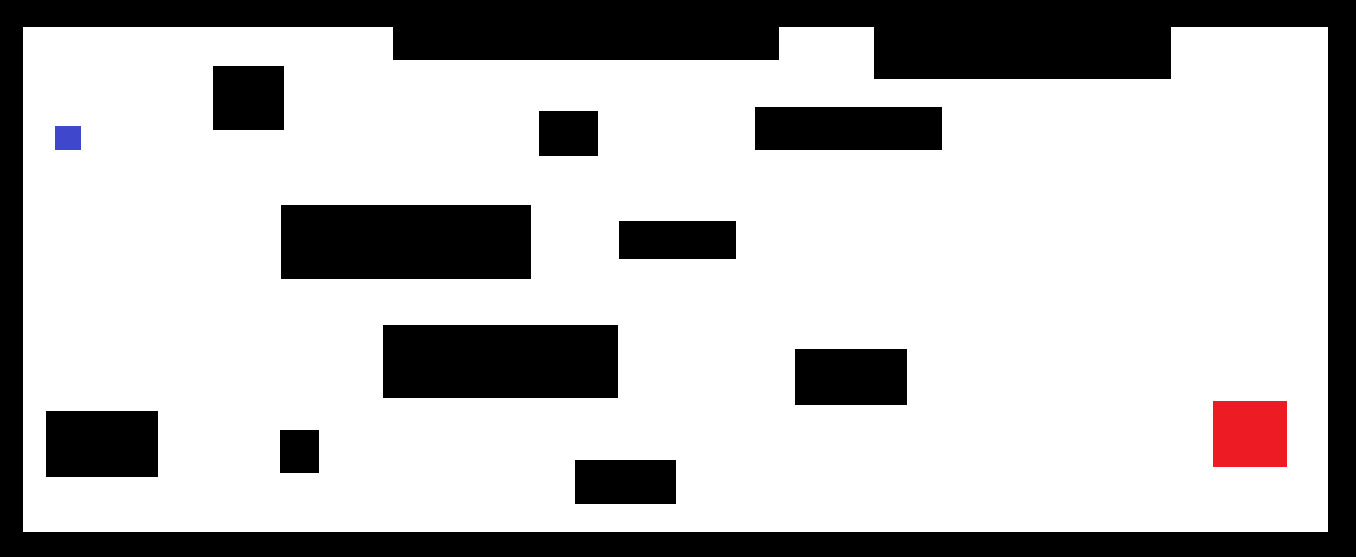
#> input picture obstaculos.png, 1356 x 557 px, given in place of 101, which was not available
$ python Captura_Video_2.py
#> lines starting #> are read from the running program, lines starting #| are printed output that depends on the picture; after the words box and inside, x2 and y2 are one past the last pixel; in counts of white or black regions, pixels touching at a corner belong together; pictures that were not available may be replaced by others from this repository, and a replacement may not be noted
import cv2
import numpy as np
import os
from matplotlib import pyplot as plt
import math
import time

#CONSTANTES DE INTERES
proporcion_x = 0.7535
proporcion_y = 0.4557
altura_camara = 3 #metros este parametro hay que verificar al momento de implementar
W_m = 2 * altura_camara * proporcion_x #metros
H_m = 2 * altura_camara * proporcion_y #metros
lado_robot = 0.2 #metros
W = 1280 #Corresponde a X cm
H = 720 #Corresponde a Y cm
num_div_x = int(W_m/lado_robot) # este numero debe ser igual a la proporcion entre la altura del frame y la altura del robot
num_div_y = int(H_m/lado_robot) # este numero debe ser igual a la proporcion entre la anchura del frame y la anchura del robot
nw = int(W/num_div_x) #pixeles => lado_robot [m]
nh = int(H/num_div_y) #pixeles => lado_robot [m]

last_time_render = 0

#MASCARA PARA DETECCION DE CUERPOS EN MOVIMINETO
detection = cv2.createBackgroundSubtractorMOG2(history=10000,varThreshold=12)

#limites de la meta
lower_green = np.array([40, 100, 100],np.uint8)# meta => verde
upper_green = np.array([100, 255, 255],np.uint8)
#Limites de la Caja
lower_yellow = np.array([20, 100, 100],np.uint8)#Caja => yellow
upper_yellow = np.array([30, 255, 255],np.uint8)
#Limite del robot
blueBajo = np.array([100,100,50],np.uint8)#robot => azul[100,100,50][140,255,100]
blueAlto = np.array([140,255,100],np.uint8)
#Limite de los obstaculos
obstBajo = np.array([160,150,0],np.uint8) # obstaculos => rojo
obstAlto = np.array([180,255,255],np.uint8)
obstBajo = np.array([0,127,75],np.uint8) # obstaculos => rojo
obstAlto = np.array([127,127,75],np.uint8)
lower_green = np.array([165,27,150],np.uint8) # obstaculos => rojo
upper_green = np.array([180,255,255],np.uint8)

#Enlace al servidor RTSP de la marca Dahua
PASS = "12345"#input("Ingrese la Contraseña Administador del dispositivo: ")
IP = "192.168.100.64"#input("Ingrese la direccion IP: ")
CH = "1"#input("Ingrese el numero del canal: ")
#URL = "rtsp://admin:"+PASS+"@"+IP+":554/cam/realmonitor?channel="+CH+"&subtype=0"
URL = "rtsp://admin:"+PASS+"@"+IP+":554/Streaming/Channels/"+CH+"01"
URL_Cam_IP = "rtsp://"+IP+":554/Streaming/Channels/"+CH+"01"
Capture = cv2.VideoCapture(URL)

def ajustar_brillo(img, brillo_rojo=0, brillo_verde=0, brillo_azul = 0, constraste=0):
    """
    Ajusta el brillo de la imagen.

    Parámetros:
    - img: La imagen original (en formato BGR).
    - brillo: El nivel de ajuste de brillo, un valor entre -100 a 100.

    Retorna:
    - La imagen con el brillo ajustado.
    """
    b, g, r = cv2.split(img)
    #cv2.imshow("b",b)
    b_brillo= b + brillo_azul
    g_brillo= g + brillo_verde
    r_brillo= r + brillo_rojo
    r_brillo= np.clip(r_brillo, 0, 255)
    img = cv2.merge((b_brillo.astype(np.uint8), g_brillo.astype(np.uint8), r_brillo.astype(np.uint8)))
    img = img * constraste
    img = np.clip(img, 0, 255)
    return img.astype(np.uint8)
# Ajuste del brillo inicial (modifica este valor según sea necesario)
nivel_rojo = 0
nivel_verde = 5
nivel_azul = 0
nivel_constraste = 1.1

def distancia_entre_coord(a,b):
  dist_min = math.sqrt(nw**2 + nh**2)/2.5
  distancia = math.sqrt((a[0]-b.clave[0])**2 + (a[1]-b.clave[1])**2)
  if distancia >= dist_min:
     distancia = math.sqrt((a[0]+ a[2]-b.clave[0])**2 + (a[1] -b.clave[1])**2)
     if distancia >= dist_min:
        distancia = math.sqrt((a[0]-b.clave[0])**2 + (a[1]+a[3] -b.clave[1])**2)
        if distancia >= dist_min:
          distancia = math.sqrt((a[0]+a[1] -b.clave[0])**2 + (a[1]+a[3] -b.clave[1])**2)
          if distancia >= dist_min:
            return True
  return False

class Nodo:
  def __init__(self,x,y):
    self.clave = (x,y)
    self.padre = None
    self.vecinos = []
    self.dist = 0
    self.color = "blanco"

class Grafo:
  def __init__(self):
    self.vertices = []

  def agregar_vertice(self,vertice):
    es_apto = True
    pass
    for k in elementos_obstaculos:
      if distancia_entre_coord(k,vertice):
        if vertice.clave[0] < (k[0] + k[2]) and (vertice.clave[0]) > k[0]:
          if vertice.clave[1] < (k[1] + k[3]) and (vertice.clave[1]) > k[1]:
            es_apto = False
      else:
        es_apto = False
    if es_apto == True:
      vertice.dist = math.sqrt((vertice.clave[0]-meta_mean_point[0])**2 + (vertice.clave[1]-meta_mean_point[1])**2)
      self.vertices.append(vertice)

  def agregar_aristas(self,a,b):
    a.vecinos.append(b)

  def buscar_vertice(self,x,y):
    for j in self.vertices:
      #print(x,y,j.clave[0],j.clave[1])
      if j.clave[0] == x and j.clave[1] == y:
        return j
    return False

  def mostrarGrafos(self):
    #img = 255*np.ones((H,W,3),dtype=np.uint8)
    for k in self.vertices:
      cv2.line(frame,(k.clave[0],k.clave[1]),(k.clave[0],k.clave[1]),(255, 0, 0), 10)

  def menor_trayecto(self,pos):
    actual_dist = pos.dist
    cont = 0
    min_tray = []
    min_tray.append(robot_cero_node)
    cv2.line(frame,(robot_cero_node.clave[0],robot_cero_node.clave[1]),(robot_cero_node.clave[0],robot_cero_node.clave[1]),(0, 0, 255), 10)
    time_lapse = time.time()
    while actual_dist > math.sqrt(nw**2+nh**2):
      if time.time() - time_lapse >= 0.5:
        return False
      min_dist_nodo = pos.vecinos[0]
      for k in pos.vecinos:
          if k.dist < min_dist_nodo.dist:
              min_dist_nodo = k
      min_tray.append(min_dist_nodo)
      pos = min_dist_nodo
      actual_dist = min_dist_nodo.dist
      cv2.line(frame,(min_dist_nodo.clave[0],min_dist_nodo.clave[1]),(min_dist_nodo.clave[0],min_dist_nodo.clave[1]),(0, 0, 255), 10)
    min_tray.append(meta_node)
    cv2.line(frame,(meta_node.clave[0],meta_node.clave[1]),(meta_node.clave[0],meta_node.clave[1]),(0, 0, 255), 10)
    #return min_tray

  def buscar_nodo_cercano(self,pos):
    min_dist_x = 5000
    min_dist_y = 5000
    x = 0
    for k in range(num_div_x):
      if min_dist_x > abs(pos[0] - (nw*(k+1))):
        min_dist_x = abs(pos[0] - (nw*(k+1)))
        x = nw*(k)
        #print(x)
    for k in range(num_div_y):
      if min_dist_y > abs(pos[1] - (nh*(k+1))):
        min_dist_y = abs(pos[1] - (nh*(k+1)))
        y = nh*(k+2)
        #print(y)
    return self.buscar_vertice(x,y)

while True:
    try:
        #Recuperamos los frames del video 1 a 1 en cada iteracion
        ret,frame = Capture.read()
#> frame is the input picture: shape (557, 1356, 3); mean B, G, R 186.2, 186, 187.3
        #frame = cv2.blur(frame, (5, 5))
        if ret == False:
            print("no se encontro frame")
        #print(frame.shape)

        #if time.time() - last_time_render >= 1:
        last_time_render = time.time()
        # Factor de escala
        scale_factor = 0.9  # Redimensiona al 50% del tamaño original

        # Obtener el nuevo tamaño
        new_width = int(frame.shape[1] * scale_factor)
#> new_width = 1220
        new_height = int(frame.shape[0] * scale_factor)
#> new_height = 501

        # Redimensionar la imagen
        frame = cv2.resize(frame, (new_width, new_height))
#> frame: shape (501, 1220, 3)

        frame = ajustar_brillo(frame,nivel_rojo,nivel_verde,nivel_azul,nivel_constraste)
#> in ajustar_brillo, `g_brillo= g + brillo_verde`:
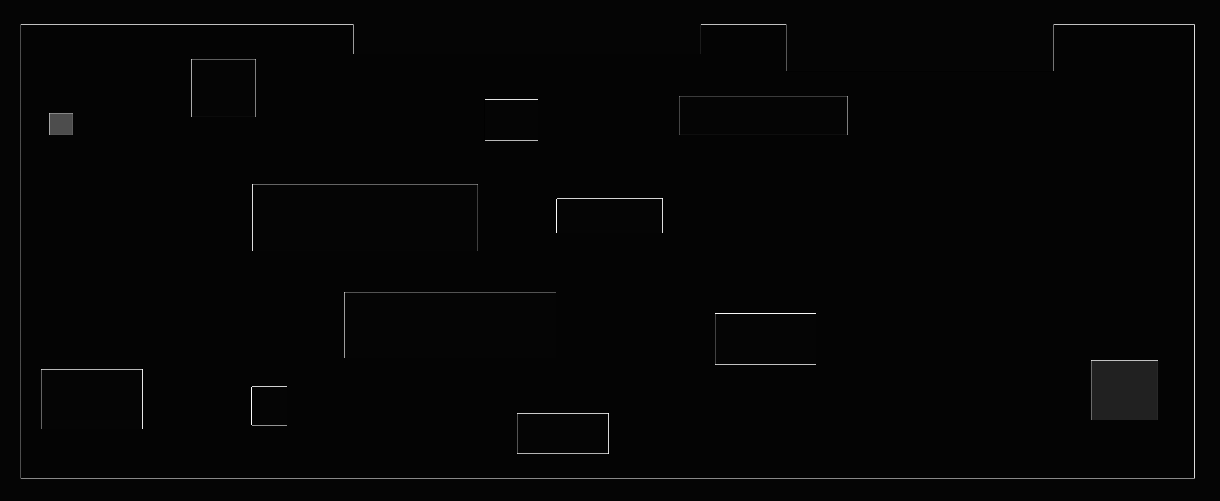
#> g_brillo: shape (501, 1220); min 0, max 253, mean 5.7
#> in ajustar_brillo, `img = cv2.merge((b_brillo.astype(np.uint8), g_brillo.astype(np.uint8),..`:
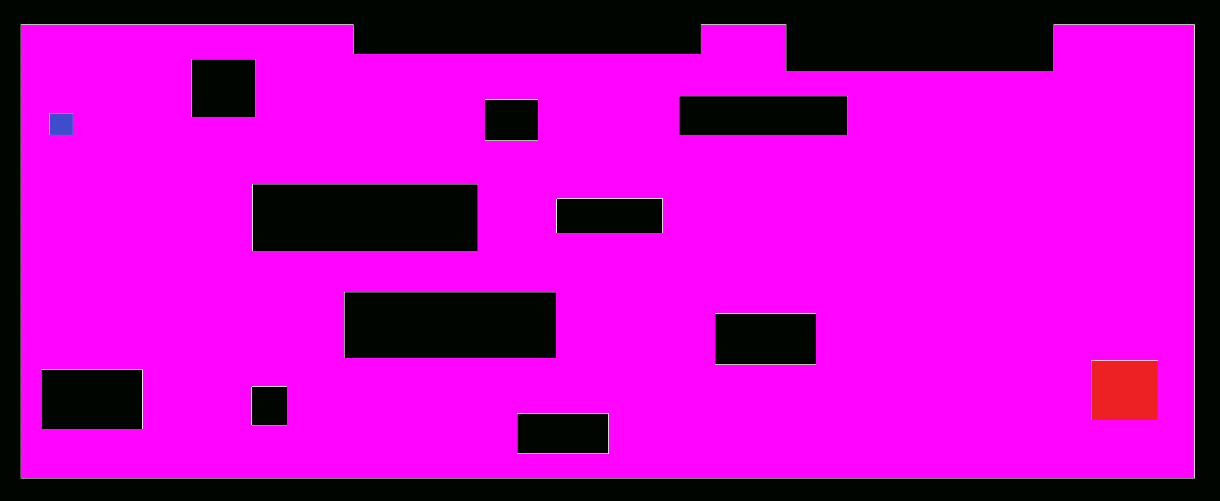
#> img: shape (501, 1220, 3); mean B, G, R 186.2, 5.7, 187.3

        frame_hsv = cv2.cvtColor(frame, cv2.COLOR_BGR2HSV)
#> frame_hsv: shape (501, 1220, 3); mean H, S, V 124.8, 249.7, 189.1
        #Resalta los objetos de los colores deseados
        maskGreen = cv2.inRange(frame_hsv,lower_green,upper_green)
#> maskGreen: shape (501, 1220); every value is 0
        #maskRed2 = cv2.inRange(frame_hsv,redBajo2,redAlto2)
        maskRobot = cv2.inRange(frame_hsv,blueBajo,blueAlto)
        maskObst = cv2.inRange(frame_hsv,obstBajo,obstAlto)
        maskCaja = cv2.inRange(frame_hsv,lower_yellow,upper_yellow)

        #Obtener contorno del robot
        robot = cv2.Canny(maskRobot, 10, 150)
        robot = cv2.dilate(robot, None, iterations=1)
        robot = cv2.erode(robot, None, iterations=1)

        #Obtener contorno de la meta
        meta = cv2.Canny(maskGreen, 10, 150)
        meta = cv2.dilate(meta, None, iterations=1)
        meta = cv2.erode(meta, None, iterations=1)

        #Obtener contorno de la caja
        caja = cv2.Canny(maskCaja, 10, 150)
        caja = cv2.dilate(caja, None, iterations=1)
        caja = cv2.erode(caja, None, iterations=1)

        ##Obtener contorno de los obstaculos
        obstaculos = cv2.Canny(maskObst, 10, 150)
        obstaculos = cv2.dilate(obstaculos, None, iterations=1)
        obstaculos = cv2.erode(obstaculos, None, iterations=1)

        #Obtener coordenadas y dimencion del robot
        robot_coord = cv2.boundingRect(robot)
#> robot_coord = (0, 0, 0, 0)
        #Obtener coordenadas y dimencion de la meta
        meta_coord = cv2.boundingRect(meta)
#> meta_coord = (0, 0, 0, 0)
        #Obtener coordenadas y dimencion de la caja
        caja_coord = cv2.boundingRect(caja)
#> caja_coord = (0, 0, 0, 0)
        meta_mean_point = (meta_coord[0] + int(meta_coord[2]/2) , meta_coord[1] + int(meta_coord[3]/2))
#> meta_mean_point = (0, 0)

        #Obtener contornos de los ostaculos separados
        f,_ = cv2.findContours(obstaculos, cv2.RETR_TREE, cv2.CHAIN_APPROX_SIMPLE)
#> f = []
        elementos_obstaculos = np.empty((0, 4), int) #lista que contendra las coordenadas y dimenciones de los obstaculos

        for k in range(0,len(f)):
          x, y, w, h = cv2.boundingRect(f[k])
          area = w * h

          # Agregar solo si el área es mayor o igual al umbral
          if area >= nw*nh/5:
            elementos_obstaculos = np.vstack([elementos_obstaculos, np.array([(x, y, w, h)])])
#> this loop made 0 passes

        #if len(elementos_obstaculos) != 0:
        #Las siguientes lineas sirven para graficar el mapa
        #img_2 = 255*np.ones((570,1350,3),dtype=np.uint8)
        for j in range(len(elementos_obstaculos)):
          #Obstaculost
          cv2.line(frame,(elementos_obstaculos[j][0],elementos_obstaculos[j][1]),(elementos_obstaculos[j][0]+elementos_obstaculos[j][2],elementos_obstaculos[j][1]),(0, 0, 255), 4)
          cv2.line(frame,(elementos_obstaculos[j][0],elementos_obstaculos[j][1]),(elementos_obstaculos[j][0],elementos_obstaculos[j][1]+elementos_obstaculos[j][3]),(0, 0, 255), 4)
          cv2.line(frame,(elementos_obstaculos[j][0],elementos_obstaculos[j][1]+elementos_obstaculos[j][3]),(elementos_obstaculos[j][0]+elementos_obstaculos[j][2],elementos_obstaculos[j][1]+elementos_obstaculos[j][3]),(0, 0, 255), 4)
          cv2.line(frame,(elementos_obstaculos[j][0]+elementos_obstaculos[j][2],elementos_obstaculos[j][1]+elementos_obstaculos[j][3]),(elementos_obstaculos[j][0]+elementos_obstaculos[j][2],elementos_obstaculos[j][1]),(0, 0, 255), 4)


        #Meta
        cv2.line(frame,(meta_coord[0],meta_coord[1]),(meta_coord[0]+meta_coord[2],meta_coord[1]),(50, 255, 50), 4)
#> frame: shape (501, 1220, 3); mean B, G, R 186.3, 5.9, 187.6
        cv2.line(frame,(meta_coord[0],meta_coord[1]),(meta_coord[0],meta_coord[1]+meta_coord[3]),(50, 255, 50), 4)
        cv2.line(frame,(meta_coord[0],meta_coord[1]+meta_coord[3]),(meta_coord[0]+meta_coord[2],meta_coord[1]+meta_coord[3]),(50, 255, 50), 4)
        cv2.line(frame,(meta_coord[0]+meta_coord[2],meta_coord[1]),(meta_coord[0]+meta_coord[2],meta_coord[1]+meta_coord[3]),(50, 255, 50), 4)
        #Robot
        cv2.line(frame,(robot_coord[0],robot_coord[1]),(robot_coord[0]+robot_coord[2],robot_coord[1]),(255, 0, 0), 4)
#> frame: shape (501, 1220, 3); mean B, G, R 186.3, 5.9, 187.6
        cv2.line(frame,(robot_coord[0],robot_coord[1]),(robot_coord[0],robot_coord[1]+robot_coord[3]),(255, 0, 0), 4)
        cv2.line(frame,(robot_coord[0],robot_coord[1]+robot_coord[3]),(robot_coord[0]+robot_coord[2],robot_coord[1]+robot_coord[3]),(255, 0, 0), 4)
        cv2.line(frame,(robot_coord[0]+robot_coord[2],robot_coord[1]),(robot_coord[0]+robot_coord[2],robot_coord[1]+robot_coord[3]),(255, 0, 0), 4)
        #Caja
        cv2.line(frame,(caja_coord[0],caja_coord[1]),(caja_coord[0]+caja_coord[2],caja_coord[1]),(0, 255, 255), 4)
#> frame: shape (501, 1220, 3); mean B, G, R 186.3, 5.9, 187.6
        cv2.line(frame,(caja_coord[0],caja_coord[1]),(caja_coord[0],caja_coord[1]+caja_coord[3]),(0, 255, 255), 4)
        cv2.line(frame,(caja_coord[0],caja_coord[1]+caja_coord[3]),(caja_coord[0]+caja_coord[2],caja_coord[1]+caja_coord[3]),(0, 255, 255), 4)
        cv2.line(frame,(caja_coord[0]+caja_coord[2],caja_coord[1]),(caja_coord[0]+caja_coord[2],caja_coord[1]+caja_coord[3]),(0, 255, 255), 4)

        for k in range(num_div_x):
            cv2.line(frame,(nw*(k+1),0),(nw*(k+1),H),(0, 0, 0), 1)
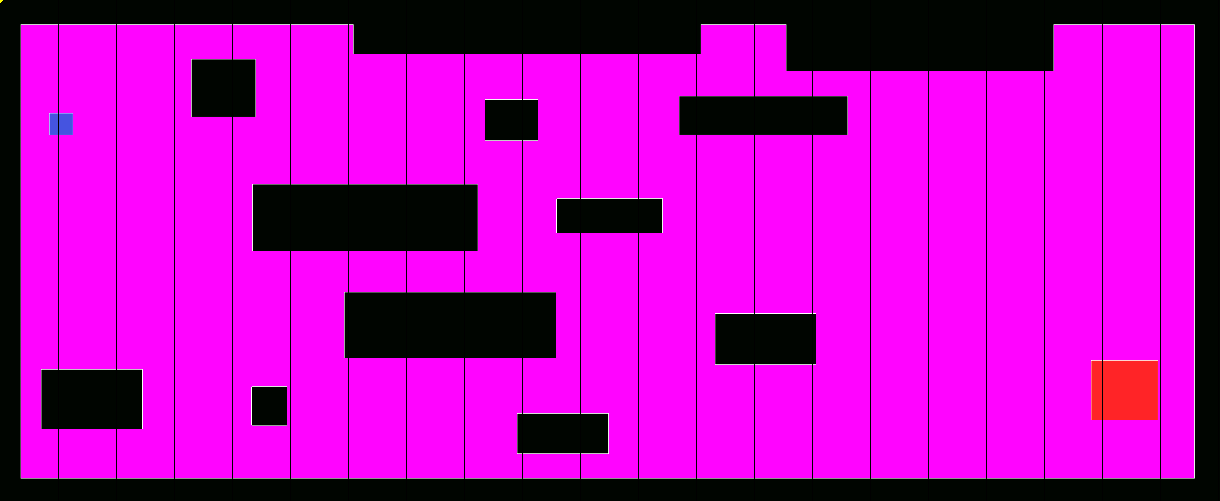
#> frame: shape (501, 1220, 3); mean B, G, R 183.2, 5.8, 184.4
        for k in range(num_div_y):
            cv2.line(frame,(0,nh*(k+1)),(W,nh*(k+1)),(0, 0, 0), 1)
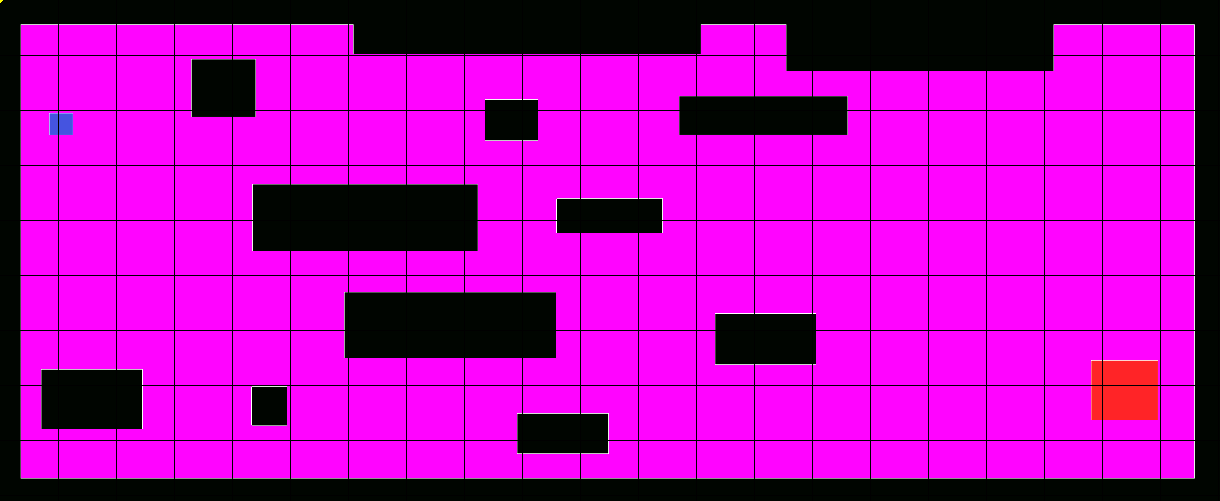
#> frame: shape (501, 1220, 3); 1.77% of pixels changed, all inside (x1, y1, x2, y2) = (0, 55, 1220, 496)

        #######################33
        g1 = Grafo() # Se crea el grafo de nodos disponibles para transitar
        #Se crean los nodos y se agregan al grafo
        try:
          robot_cero_node = Nodo(robot_coord[0],robot_coord[1])
          meta_node = Nodo(meta_mean_point[0],meta_mean_point[1])
        except:
          pass
        for k in range(num_div_x):
          for j in range(num_div_y):
            g1.agregar_vertice(Nodo(nw*(k+1),nh*(j+1)))
#> this loop made 22 passes
        #verificamos los vecinos para agregar las aristas al grafo
        for k in g1.vertices:
          try_nodo = g1.buscar_vertice(k.clave[0]+nw,k.clave[1])
          if  try_nodo != False:
              g1.agregar_aristas(k,try_nodo)
          try_nodo = g1.buscar_vertice(k.clave[0],k.clave[1]+nh)
          if  try_nodo != False:
              g1.agregar_aristas(k,try_nodo)
          try_nodo = g1.buscar_vertice(k.clave[0]+nw,k.clave[1]+nh)
          if  try_nodo != False:
              g1.agregar_aristas(k,try_nodo)
          try_nodo = g1.buscar_vertice(k.clave[0]+nw,k.clave[1]-nh)
          if  try_nodo != False:
              g1.agregar_aristas(k,try_nodo)
          try_nodo = g1.buscar_vertice(k.clave[0]-nw,k.clave[1])
          if  try_nodo != False:
              g1.agregar_aristas(k,try_nodo)
          try_nodo = g1.buscar_vertice(k.clave[0],k.clave[1]-nh)
          if  try_nodo != False:
              g1.agregar_aristas(k,try_nodo)
          try_nodo = g1.buscar_vertice(k.clave[0]-nw,k.clave[1]+nh)
          if  try_nodo != False:
              g1.agregar_aristas(k,try_nodo)

          try_nodo = g1.buscar_vertice(k.clave[0]-nw,k.clave[1]-nh)
          if  try_nodo != False:
              g1.agregar_aristas(k,try_nodo)
        g1.mostrarGrafos()
#> after the loop in mostrarGrafos, `for k in self.vertices:`:
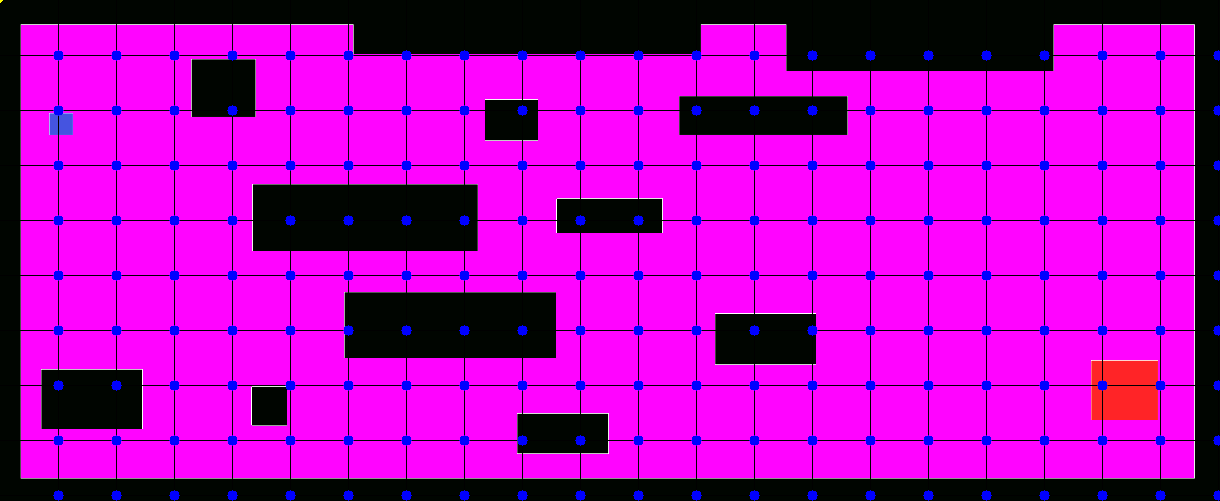
#> frame: shape (501, 1220, 3); 2.47% of pixels changed, all inside (x1, y1, x2, y2) = (53, 50, 1220, 501)

        print("grilla")
        try:
          if g1.menor_trayecto(g1.buscar_nodo_cercano(robot_coord)) == False:
#> the loop in buscar_nodo_cercano, `for k in range(num_div_x):` made 22 passes
#> min_dist_x on pass 1: 58
#> after the loop in buscar_nodo_cercano, `for k in range(num_div_x):`: min_dist_x = 58; x = 0
#> the loop in buscar_nodo_cercano, `for k in range(num_div_y):` made 13 passes
#> min_dist_y on pass 1: 55
#> after the loop in buscar_nodo_cercano, `for k in range(num_div_y):`: min_dist_y = 55; y = 110
            pass
        except:
            pass
        #print("Grafo")
        ##########################33

        cv2.imshow("Imagen para generar trayectoria",frame)
        #cv2.imshow("mascara obstauculos", maskObst)
        #cv2.imshow("mascara rojo", maskRed2)
        #cv2.imshow("mascara azul", maskCaja)
        """ t = cv2.waitKey(1)
        if t & 0xFF == ord('t'):
          break """
    except Exception as e:
      Capture.open(URL)
      time.sleep(1)  # Pausa para reconectar
      print(e)
      cv2.imshow("Imagen para generar trayectoria",frame)
      t = cv2.waitKey(1)
      if t & 0xFF == ord('t'):
        break
Capture.release()
cv2.destroyAllWindows()
